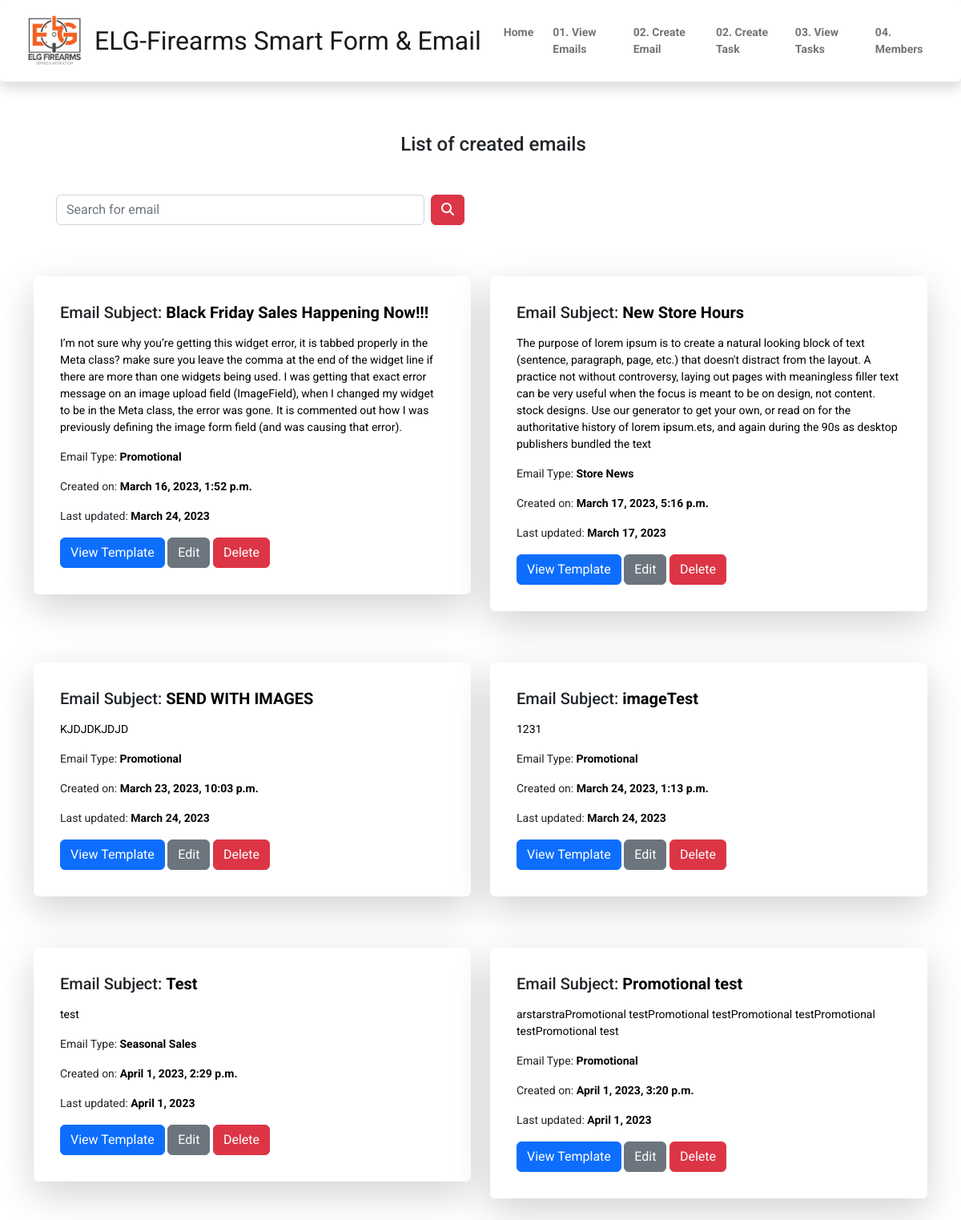
/master/view_emails, run on an earlier commit of the app's database.
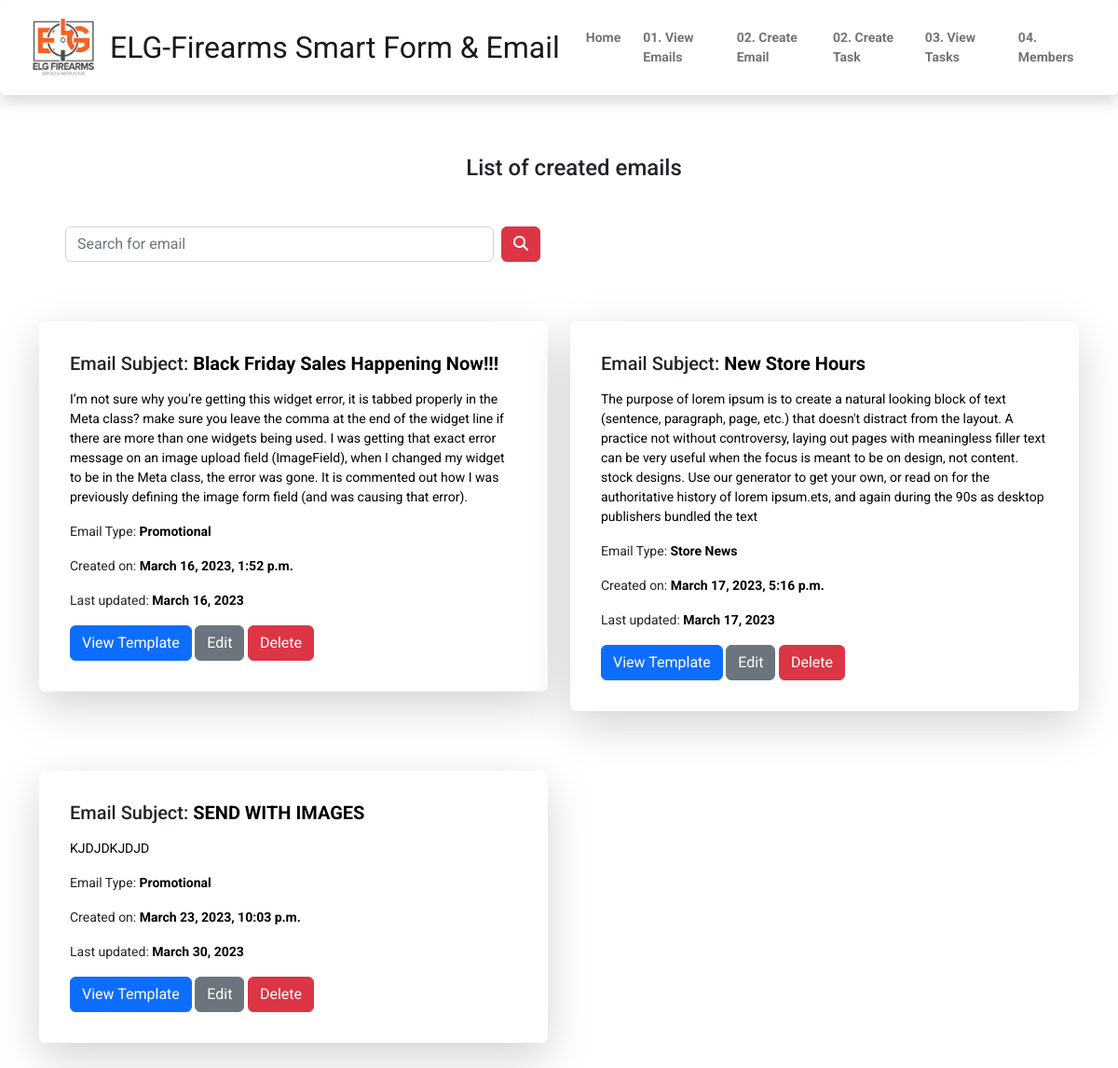
And on a later commit of the database.
### smart_emailApp/models.py (models this page shows, shortened)
class Emails(models.Model):
    email_type = (
        ('Promotional', 'Promotional'),
        ('Store News', 'Store News'),
        ('Seasonal Sales', 'Seasonal Sales'),
    )
    subject = models.CharField(max_length=100)
    body = models.TextField(max_length=1000)
    emailtype = models.CharField(max_length=50, choices=email_type, null=True)
    product1_image = models.ImageField(upload_to="email_imageAttachment/", null=True, blank=True, default=None)
    product1_name = models.CharField(max_length=60, null=True, blank=True)
    product1_description = models.CharField(max_length=200, null=True, blank=True)
    product1_link = models.URLField(max_length=100, null=True, blank=True)
    product2_image = models.ImageField(upload_to="email_imageAttachment/", null=True, blank=True, default=None)
    product2_name = models.CharField(max_length=60, null=True, blank=True)
    product2_description = models.CharField(max_length=200, null=True, blank=True)
    product2_link = models.URLField(max_length=100, null=True, blank=True)
    product3_image = models.ImageField(upload_to="email_imageAttachment/", null=True, blank=True, default=None)
    product3_name = models.CharField(max_length=60, null=True, blank=True)
    product3_description = models.CharField(max_length=200, null=True, blank=True)
    product3_link = models.URLField(max_length=100, null=True, blank=True)
    product4_image = models.ImageField(upload_to="email_imageAttachment/", null=True, blank=True, default=None)
    product4_name = models.CharField(max_length=60, null=True, blank=True)
    product4_description = models.CharField(max_length=200, null=True, blank=True)
    product4_link = models.URLField(max_length=100, null=True, blank=True)
    created_at = models.DateTimeField(auto_now_add=True)
    updated_at = models.DateField(auto_now=True, null=True, blank=True)

### smart_emailApp/views.py (the view)
# urls.py: path('view_emails', views.email_view, name='view_emails'),
def email_view(request):
    emails = Emails.objects.all()
    context = {
        "emails": emails,
    }
    return render(request, "smartemail/emails.html", context)

### templates/smartemail/emails.html (shortened to what this page needs)
{% extends "nav.html" %}
{% load static %}
{% block navbar %}
    <div class="container">
        <div class="row">
            <h4 class="text-center m-3 mb-3 "> List of created emails</h4>
            <div class="row">
                <div class="col-6 m-3 p-3">
                    <form action="{% url 'search_email' %}" method="GET" class="d-flex mx-2" role="search">
                        <input class="form-control me-2 w-70%" name="search-email" id ="search-email" type="search" placeholder="Search for email" aria-label="Search">
                        <button class="btn btn-danger" type="submit" id="button-search"><i
                                class="fa-solid fa-magnifying-glass"></i>
                        </button>
                    </form>
                </div>
            </div>
            {%  for email in emails %}
                <div class="col-md-6 my-3">
                    <div class="card  border-white shadow-lg p-3 my-3 bg-body rounded">
                        <div class="card-body">
                            <h5 class="mb-3">Email Subject: <span class="card-title text-black fw-bolder ">{{  email.subject }}</span></h5>
                            <p class="card-text text-black">{{ email.body}}</p>
                            <p>Email Type: <span class="card-text text-black fw-bolder">{{ email.emailtype}}</span> </p>
                            <p>Created on: <span class="card-text text-black fw-bolder">{{ email.created_at}}</span> </p>
                            <p>Last updated: <span class="card-text text-black fw-bolder">{{ email.updated_at}}</span> </p>
                            <a href="{% url 'view_template' email.id %}" class="btn btn-primary">View Template</a>
                            <a href="{% url 'edit_email' email.id %}" class="btn btn-secondary">Edit</a>
                            <a href="{% url 'delete_email' email.id %}" class="btn btn-danger">Delete</a>
                        </div>
                    </div>
                </div>
            {% endfor %}
        </div>
    </div>
{% endblock %}

What changed in the data, as far as the page shows it:
removed Emails: subject "imageTest", body "1231", emailtype "Promotional", created_at "March 24, 2023, 1:13 p.m.", updated_at "March 24, 2023"
removed Emails: subject "Test", body "test", emailtype "Seasonal Sales", created_at "April 1, 2023, 2:29 p.m.", updated_at "April 1, 2023"
removed Emails: subject "Promotional test", body "arstarstraPromotional testPromotional testPromotional testPromotional testPromotional test", emailtype "Promotional", created_at "April 1, 2023, 3:20 p.m.", updated_at "April 1, 2023"
changed Emails "Black Friday Sales Happening Now!!!": updated_at "March 24, 2023" → "March 16, 2023"
changed Emails "SEND WITH IMAGES": updated_at "March 24, 2023" → "March 30, 2023"
